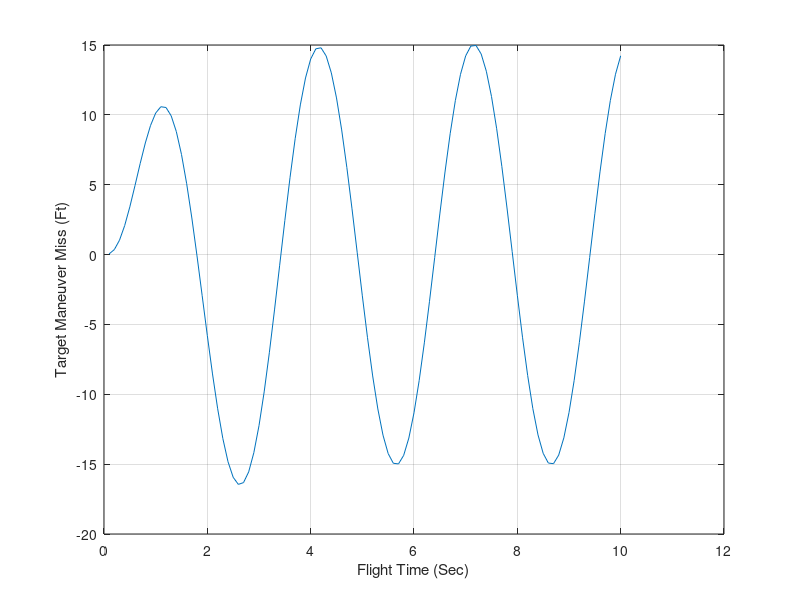
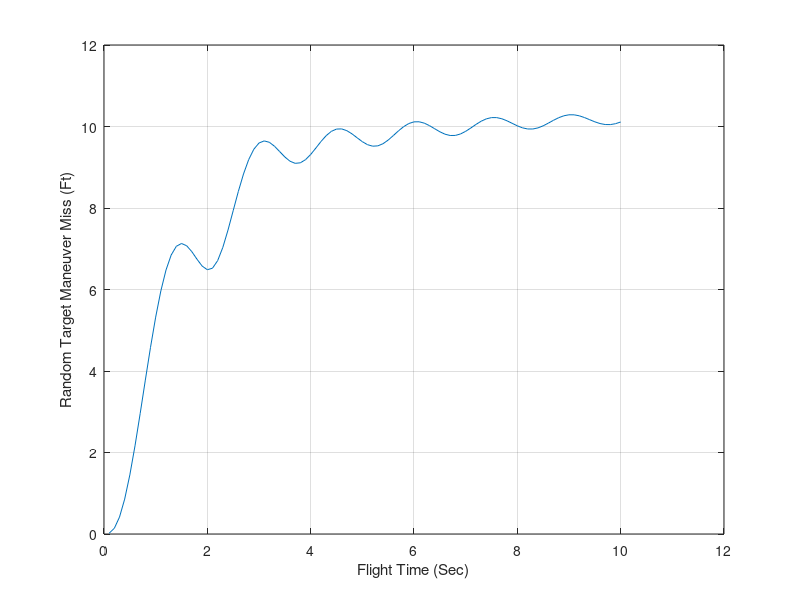

Reproduce these figures in MATLAB, in order.
clear
count=0;
XNT=161,;
XNP=3.;
TAU=.5;
TF=10.;
VM=2000.;
HEDEG=0.;
P=3.;
XL=P/2.;
TR=1.;
PI=3.1416;
ALF=PI*TR/(2.*XL);
W=2.*PI/P;
VC=3000.;
T=0.;
	S=0.
TP=T+.00001;
X1=0.;
X2=0;
X3=1.;
X4=0;
X5=0.;
X6=0.;
X7=0.;
X8=0.;
H=.01;
HE=HEDEG/57.3;
while TP<=(TF-1e-5)
    X1OLD=X1;
    X2OLD=X2;
    X3OLD=X3;
    X4OLD=X4;
    X5OLD=X5;
    X6OLD=X6;
    X7OLD=X7;
    X8OLD=X8;
    STEP=1;
    FLAG=0;
    while STEP<=1
        if FLAG==1
            STEP=2;
            X1=X1+H*X1D;
            X2=X2+H*X2D;
            X3=X3+H*X3D;
            X4=X4+H*X4D;
            X5=X5+H*X5D;
            X6=X6+H*X6D;
            X7=X7+H*X7D;
            X8=X8+H*X8D;
            TP=TP+H;
        end
        TGO=TP+.00001;
        X1D=X5;
        X2D=X3;
        Y1=X4-XNP*VC*X2;
        X3D=Y1/(VC*TGO*TAU);
        X4D=-Y1/TAU;
        X5D=X2-W*W*X1;
        X6D=X7;
        X7D=X2-9.*W*W*X6;
        Y2=X1*sin(ALF)+X6*sin(3.*ALF)/9.;
        PZ=4.*W*Y2/(PI*ALF);
        X8D=PZ^2;
        FLAG=1;
    end
    FLAG=0;
    X1=(X1OLD+X1)/2+.5*H*X1D;
    X2=(X2OLD+X2)/2+.5*H*X2D;
    X3=(X3OLD+X3)/2+.5*H*X3D;
    X4=(X4OLD+X4)/2+.5*H*X4D;
    X5=(X5OLD+X5)/2+.5*H*X5D;
    X6=(X6OLD+X6)/2+.5*H*X6D;
    X7=(X7OLD+X7)/2+.5*H*X7D;
    X8=(X8OLD+X8)/2+.5*H*X8D;
    S=S+H;
    if S>=.0999
        S=0.;
        count=count+1;
        XMNT=4.*W*XNT*Y2/(PI*ALF);
        XMUDNT=XNT*sqrt(X8/TGO);
        ArrayTP(count)=TP;
        ArrayXMNT(count)=XMNT;
        ArrayXMUDNT(count)=XMUDNT;
    end
end
figure
plot(ArrayTP,ArrayXMNT),grid
xlabel('Flight Time (Sec)')
ylabel('Target Maneuver Miss (Ft)')
figure
plot(ArrayTP,ArrayXMUDNT),grid
xlabel('Flight Time (Sec)')
ylabel('Random Target Maneuver Miss (Ft)')
clc
output=[ArrayTP',ArrayXMNT',ArrayXMUDNT'];
save datfil output  -ascii
disp 'simulation finished'
